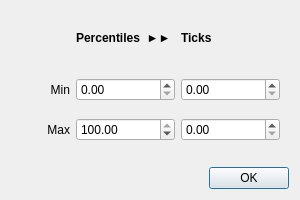
<?xml version="1.0" encoding="UTF-8"?>
<ui version="4.0">
 <class>ColorScaleDialog</class>
 <widget class="QDialog" name="ColorScaleDialog">
  <property name="windowModality">
   <enum>Qt::NonModal</enum>
  </property>
  <property name="geometry">
   <rect>
    <x>0</x>
    <y>0</y>
    <width>300</width>
    <height>200</height>
   </rect>
  </property>
  <property name="windowTitle">
   <string>Color Scale Editor</string>
  </property>
  <property name="modal">
   <bool>false</bool>
  </property>
  <layout class="QVBoxLayout" name="verticalLayout">
   <item>
    <widget class="QWidget" name="widget_2" native="true">
     <layout class="QGridLayout" name="gridLayout_2">
      <item row="0" column="1">
       <widget class="QLabel" name="label_3">
        <property name="sizePolicy">
         <sizepolicy hsizetype="Preferred" vsizetype="Minimum">
          <horstretch>0</horstretch>
          <verstretch>0</verstretch>
         </sizepolicy>
        </property>
        <property name="maximumSize">
         <size>
          <width>16777215</width>
          <height>30</height>
         </size>
        </property>
        <property name="font">
         <font>
          <weight>75</weight>
          <bold>true</bold>
         </font>
        </property>
        <property name="text">
         <string>Percentiles  ►►</string>
        </property>
        <property name="scaledContents">
         <bool>false</bool>
        </property>
        <property name="alignment">
         <set>Qt::AlignLeading|Qt::AlignLeft|Qt::AlignTop</set>
        </property>
       </widget>
      </item>
      <item row="1" column="2">
       <widget class="QDoubleSpinBox" name="sb_min_tick">
        <property name="maximum">
         <double>999999.000000000000000</double>
        </property>
       </widget>
      </item>
      <item row="0" column="2">
       <widget class="QLabel" name="label_4">
        <property name="sizePolicy">
         <sizepolicy hsizetype="Preferred" vsizetype="Minimum">
          <horstretch>0</horstretch>
          <verstretch>0</verstretch>
         </sizepolicy>
        </property>
        <property name="font">
         <font>
          <weight>75</weight>
          <bold>true</bold>
         </font>
        </property>
        <property name="text">
         <string>Ticks</string>
        </property>
        <property name="alignment">
         <set>Qt::AlignLeading|Qt::AlignLeft|Qt::AlignTop</set>
        </property>
       </widget>
      </item>
      <item row="1" column="0">
       <widget class="QLabel" name="label">
        <property name="text">
         <string>Min</string>
        </property>
        <property name="alignment">
         <set>Qt::AlignRight|Qt::AlignTrailing|Qt::AlignVCenter</set>
        </property>
       </widget>
      </item>
      <item row="1" column="1">
       <widget class="QDoubleSpinBox" name="sb_min_percentile">
        <property name="maximum">
         <double>100.000000000000000</double>
        </property>
        <property name="singleStep">
         <double>1.000000000000000</double>
        </property>
       </widget>
      </item>
      <item row="2" column="0">
       <widget class="QLabel" name="label_2">
        <property name="maximumSize">
         <size>
          <width>50</width>
          <height>16777215</height>
         </size>
        </property>
        <property name="text">
         <string>Max</string>
        </property>
        <property name="alignment">
         <set>Qt::AlignRight|Qt::AlignTrailing|Qt::AlignVCenter</set>
        </property>
       </widget>
      </item>
      <item row="2" column="1">
       <widget class="QDoubleSpinBox" name="sb_max_percentile">
        <property name="maximum">
         <double>100.000000000000000</double>
        </property>
        <property name="singleStep">
         <double>1.000000000000000</double>
        </property>
        <property name="value">
         <double>100.000000000000000</double>
        </property>
       </widget>
      </item>
      <item row="2" column="2">
       <widget class="QDoubleSpinBox" name="sb_max_tick">
        <property name="maximum">
         <double>999999.000000000000000</double>
        </property>
       </widget>
      </item>
     </layout>
    </widget>
   </item>
   <item>
    <widget class="QDialogButtonBox" name="buttonBox">
     <property name="sizePolicy">
      <sizepolicy hsizetype="Preferred" vsizetype="Fixed">
       <horstretch>0</horstretch>
       <verstretch>0</verstretch>
      </sizepolicy>
     </property>
     <property name="orientation">
      <enum>Qt::Horizontal</enum>
     </property>
     <property name="standardButtons">
      <set>QDialogButtonBox::Ok</set>
     </property>
     <property name="centerButtons">
      <bool>false</bool>
     </property>
    </widget>
   </item>
  </layout>
 </widget>
 <resources/>
 <connections>
  <connection>
   <sender>buttonBox</sender>
   <signal>accepted()</signal>
   <receiver>ColorScaleDialog</receiver>
   <slot>accept()</slot>
   <hints>
    <hint type="sourcelabel">
     <x>227</x>
     <y>178</y>
    </hint>
    <hint type="destinationlabel">
     <x>157</x>
     <y>199</y>
    </hint>
   </hints>
  </connection>
  <connection>
   <sender>buttonBox</sender>
   <signal>rejected()</signal>
   <receiver>ColorScaleDialog</receiver>
   <slot>reject()</slot>
   <hints>
    <hint type="sourcelabel">
     <x>290</x>
     <y>190</y>
    </hint>
    <hint type="destinationlabel">
     <x>286</x>
     <y>199</y>
    </hint>
   </hints>
  </connection>
 </connections>
</ui>
